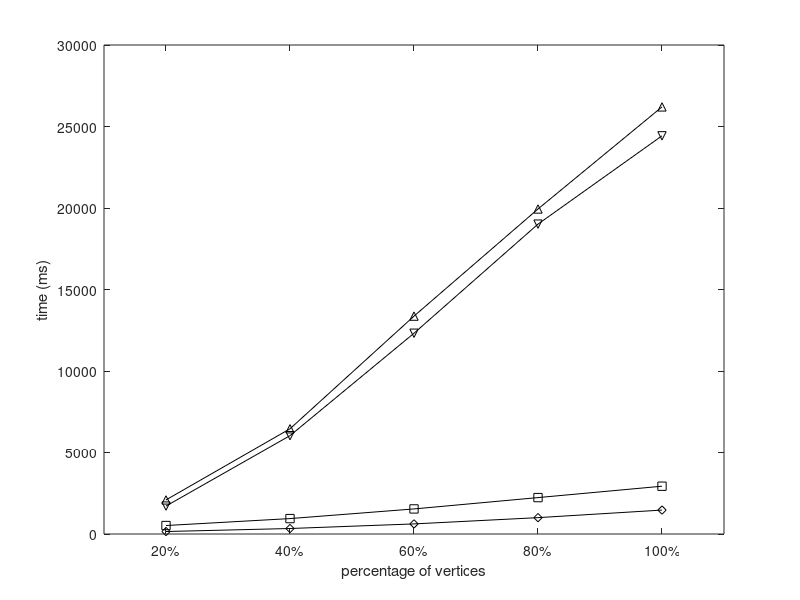

MATLAB code to generate this figure: (Note: this script raises an error after producing the figure.)
set(gcf,'color',[1, 1, 1]);
set(gcf,'unit','centimeters','position',[10 5 9 7]);

x=[1, 2, 3, 4, 5];
y1 = [2091	6455	13367	19939	26202];
y2 = [1714	6034	12317	19011	24429];
y3 = [520	946	1538	2234	2932];
y4 = [152	337	619	1004	1468];


p1= plot(x, y1, '-k^');
hold on;
p2 = plot(x, y2, '-kv');
hold on;
p3 = plot(x, y3, '-ks');
hold on;
p4 = plot(x, y4, '-kd');

xlabel('percentage of vertices');
ylabel('time (ms)');

axis([0.5 5.5 0.0 30000]);

set(gca, 'xtick', 1:5, 'XTickLabel', {'20%','40%','60%','80%','100%'});
leg=legend('Basic','Basic-','Advanced', 'Advanced-', 2);
set(leg,'edgecolor','white');

set(gca, 'FontSize', 12);
set(get(gca, 'XLabel'), 'FontSize',12);
set(get(gca, 'YLabel'), 'FontSize',12);
set(findall(gcf,'type','line'),'linewidth',1.5);
set(gca, 'LineWidth', 1.5);
